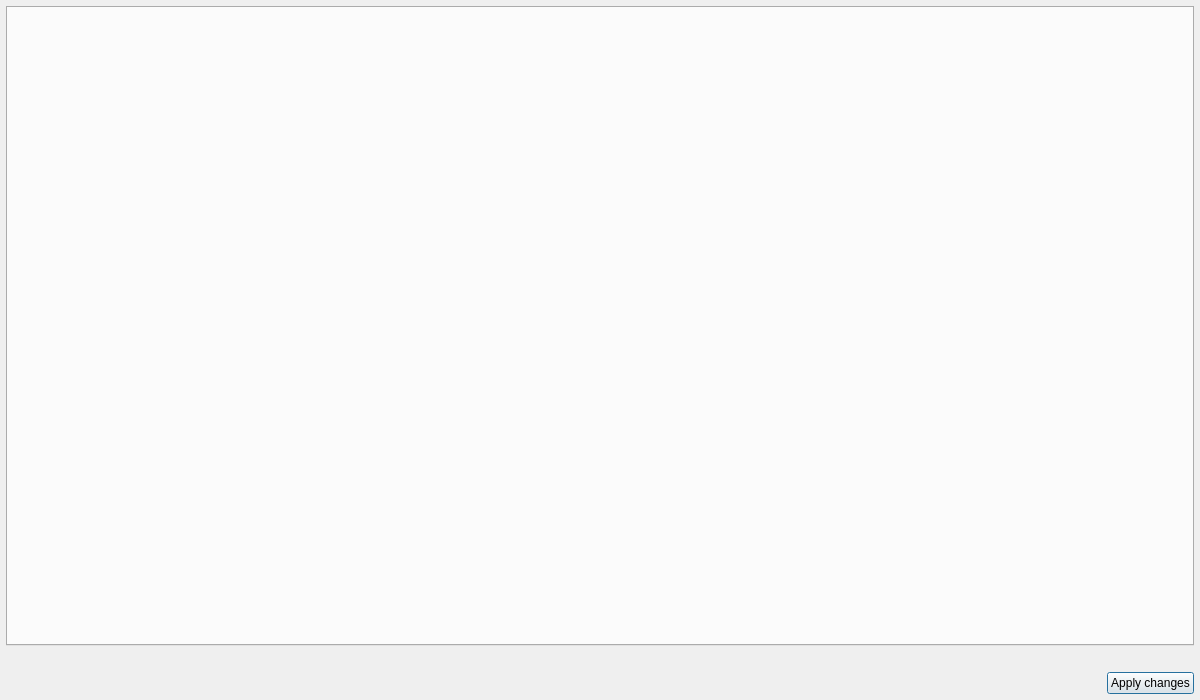
<?xml version="1.0" encoding="UTF-8"?>
<ui version="4.0">
 <class>DynamicBlockPropertiesDialog</class>
 <widget class="QDialog" name="DynamicBlockPropertiesDialog">
  <property name="geometry">
   <rect>
    <x>0</x>
    <y>0</y>
    <width>1200</width>
    <height>700</height>
   </rect>
  </property>
  <property name="windowTitle">
   <string>Block properties</string>
  </property>
  <layout class="QVBoxLayout" name="main_layout">
   <property name="leftMargin">
    <number>6</number>
   </property>
   <property name="topMargin">
    <number>6</number>
   </property>
   <property name="rightMargin">
    <number>6</number>
   </property>
   <property name="bottomMargin">
    <number>6</number>
   </property>
   <item>
    <widget class="QTabWidget" name="tab_widget">
     <property name="currentIndex">
      <number>-1</number>
     </property>
    </widget>
   </item>
   <item>
    <widget class="QLabel" name="status_label">
     <property name="text">
      <string/>
     </property>
     <property name="textInteractionFlags">
      <set>Qt::TextInteractionFlag::TextSelectableByMouse</set>
     </property>
     <property name="wordWrap">
      <bool>true</bool>
     </property>
    </widget>
   </item>
   <item>
    <layout class="QHBoxLayout" name="button_layout">
     <item>
      <spacer name="button_spacer">
       <property name="orientation">
        <enum>Qt::Orientation::Horizontal</enum>
       </property>
       <property name="sizeHint" stdset="0">
        <size>
         <width>40</width>
         <height>20</height>
        </size>
       </property>
      </spacer>
     </item>
     <item>
      <widget class="QPushButton" name="apply_button">
       <property name="text">
        <string>Apply changes</string>
       </property>
       <property name="icon">
        <iconset resource="../Icons/icons.qrc">
         <normaloff>:/Icons/icons/accept.png</normaloff>:/Icons/icons/accept.png</iconset>
       </property>
      </widget>
     </item>
    </layout>
   </item>
  </layout>
 </widget>
 <resources>
  <include location="../Icons/icons.qrc"/>
 </resources>
 <connections/>
</ui>
